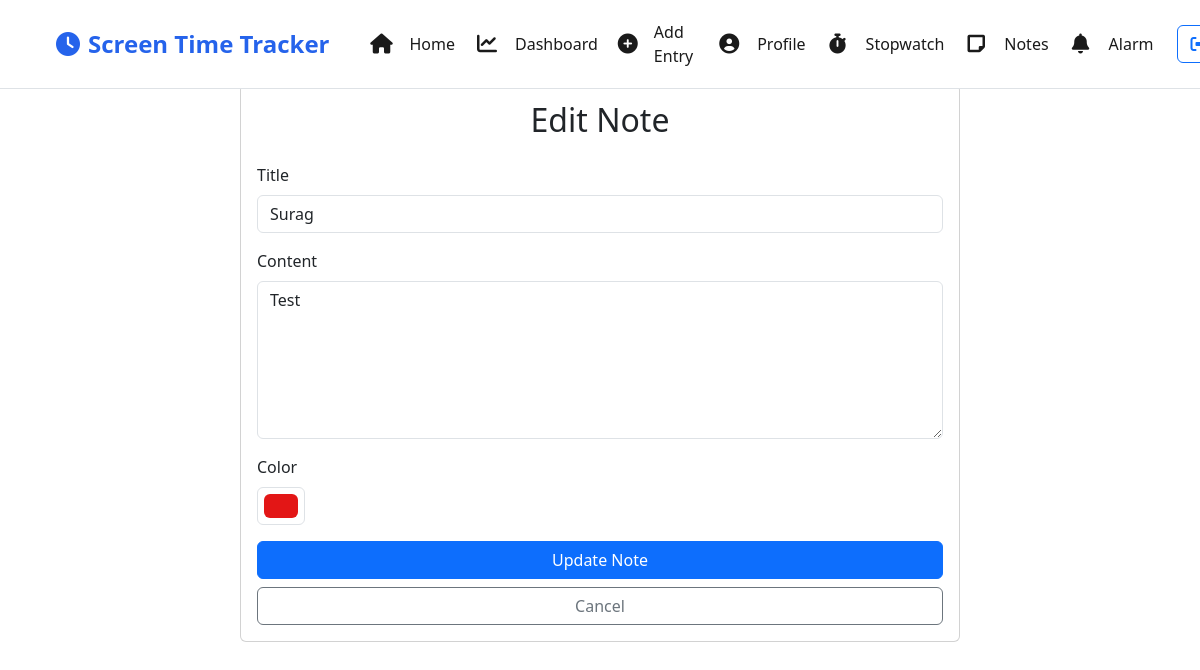
Page /notes/2/update/ (signed in) on the committed database.
### tracker/models.py (models this page shows, shortened)
class Note(models.Model):
    user = models.ForeignKey(User, on_delete=models.CASCADE)
    title = models.CharField(max_length=100)
    content = models.TextField()
    color = models.CharField(max_length=7, default='#ffffff')  # Hex color code
    created_at = models.DateTimeField(auto_now_add=True)
    updated_at = models.DateTimeField(auto_now=True)

### tracker/views.py (the view, shortened to what this page needs)
# urls.py: path('notes/<int:pk>/update/', views.note_update, name='note_update'),
@login_required
def note_update(request, pk):
    note = get_object_or_404(Note, pk=pk, user=request.user)
    return render(request, 'tracker/note_form.html', {'note': note})

### tracker/templates/tracker/note_form.html (shortened to what this page needs)
{% extends 'tracker/base.html' %}
{% block content %}
<div class="container mt-4">
    <div class="row">
        <div class="col-md-8 mx-auto">
            <div class="card">
                <div class="card-body">
                    <h2 class="card-title text-center mb-4">{% if note %}Edit{% else %}New{% endif %} Note</h2>
                    <form method="post">
                        <div class="mb-3">
                            <label for="title" class="form-label">Title</label>
                            <input type="text" class="form-control" id="title" name="title"
                                   value="{{ note.title|default:'' }}" required>
                        </div>
                        <div class="mb-3">
                            <label for="content" class="form-label">Content</label>
                            <textarea class="form-control" id="content" name="content" rows="6" required>{{ note.content|default:'' }}</textarea>
                        </div>
                        <div class="mb-3">
                            <label for="color" class="form-label">Color</label>
                            <input type="color" class="form-control form-control-color" id="color" name="color"
                                   value="{{ note.color|default:'#ffffff' }}" title="Choose your note color">
                        </div>
                        <div class="d-grid gap-2">
                            <button type="submit" class="btn btn-primary">
                                {% if note %}Update{% else %}Create{% endif %} Note
                            </button>
                            <a href="{% url 'note_list' %}" class="btn btn-outline-secondary">Cancel</a>
                        </div>
                    </form>
                </div>
            </div>
        </div>
    </div>
</div>
{% endblock %}

### tracker/templates/tracker/base.html (style rules this page uses)
:root { --bg-primary: #ffffff; --bg-secondary: #f8f9fa; --text-primary: #1a1a1a; --text-secondary: #6c757d; --border-color: #dee2e6; --card-bg: #ffffff; --card-border: #e9ecef; --shadow: 0 2px 4px rgba(0, 0, 0, 0.05); --primary-color: #2563eb; --success-color: #10b981; --danger-color: #ef4444; --warning-color: #f59e0b; --info-color: #3b82f6; --navbar-bg: #ffffff; --navbar-border: #dee2e6; --navbar-hover: #f8f9fa; --navbar-active: #e9ecef; }
body { background-color: var(--bg-primary); color: var(--text-primary); transition: background-color 0.3s ease, color 0.3s ease; padding-top: 60px; }

### rows in the picture
Note: title "Surag", content "Test", color "#e31616"
